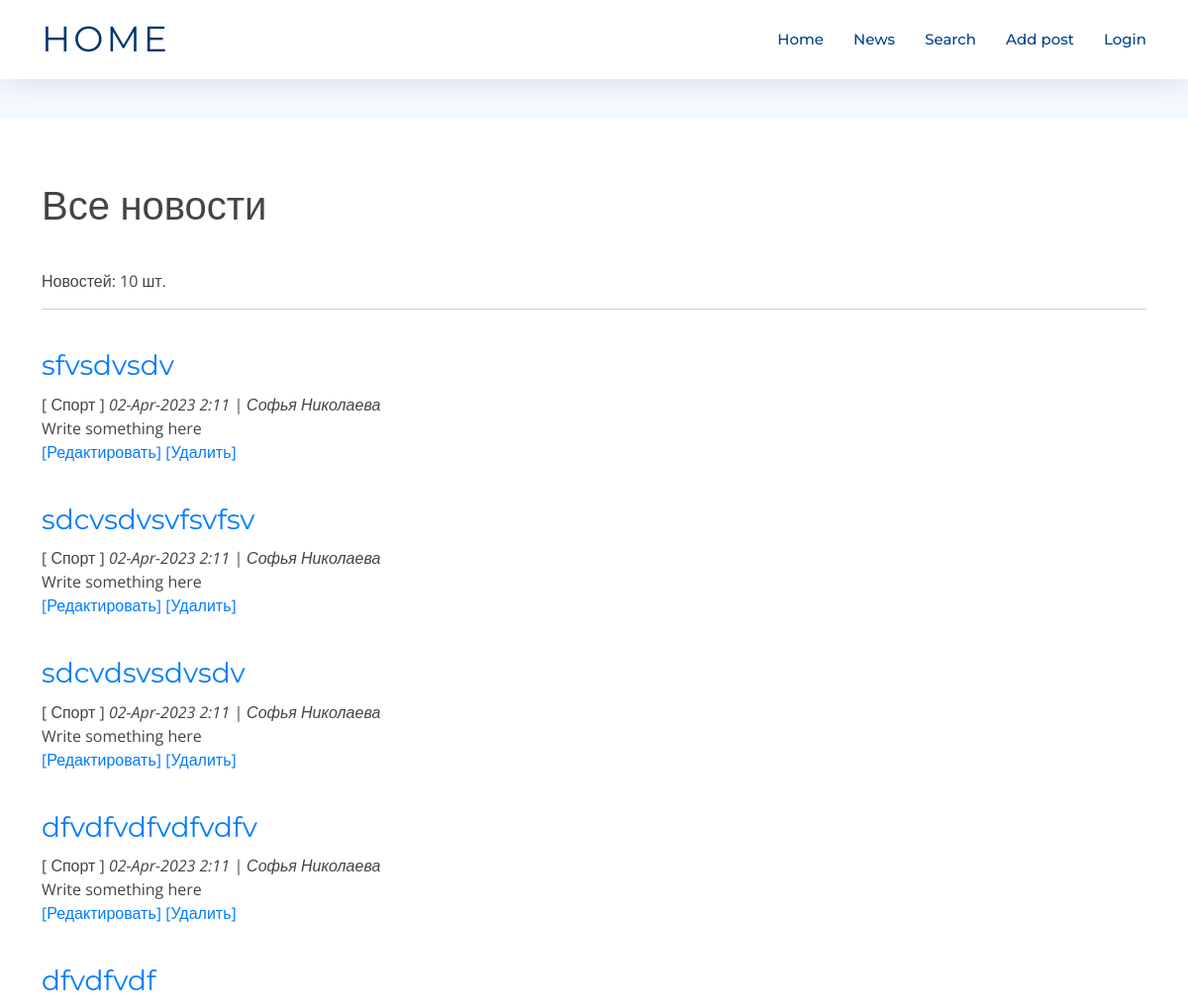
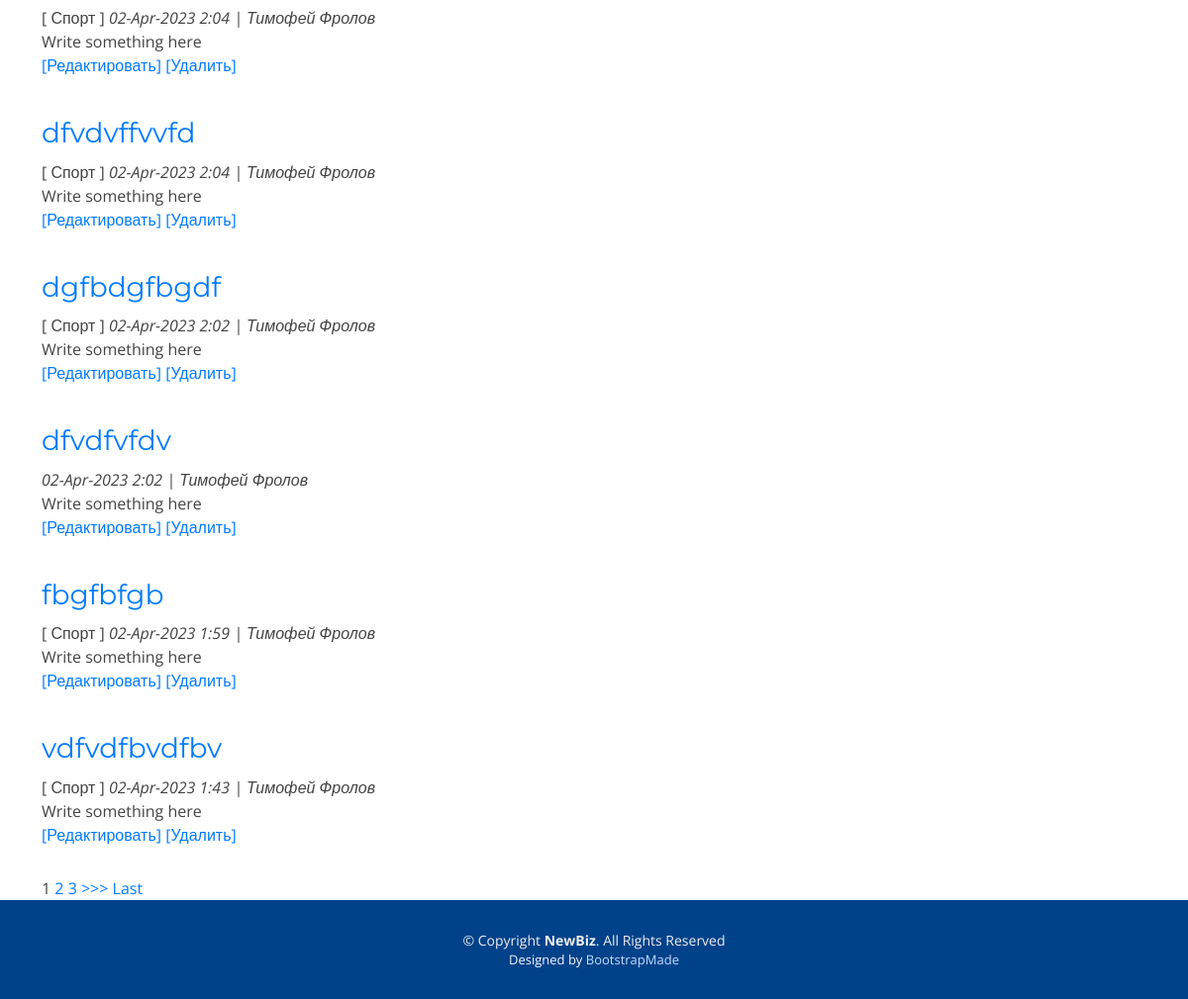
Before: /news/ with the older database file (2 pictures, top to bottom).
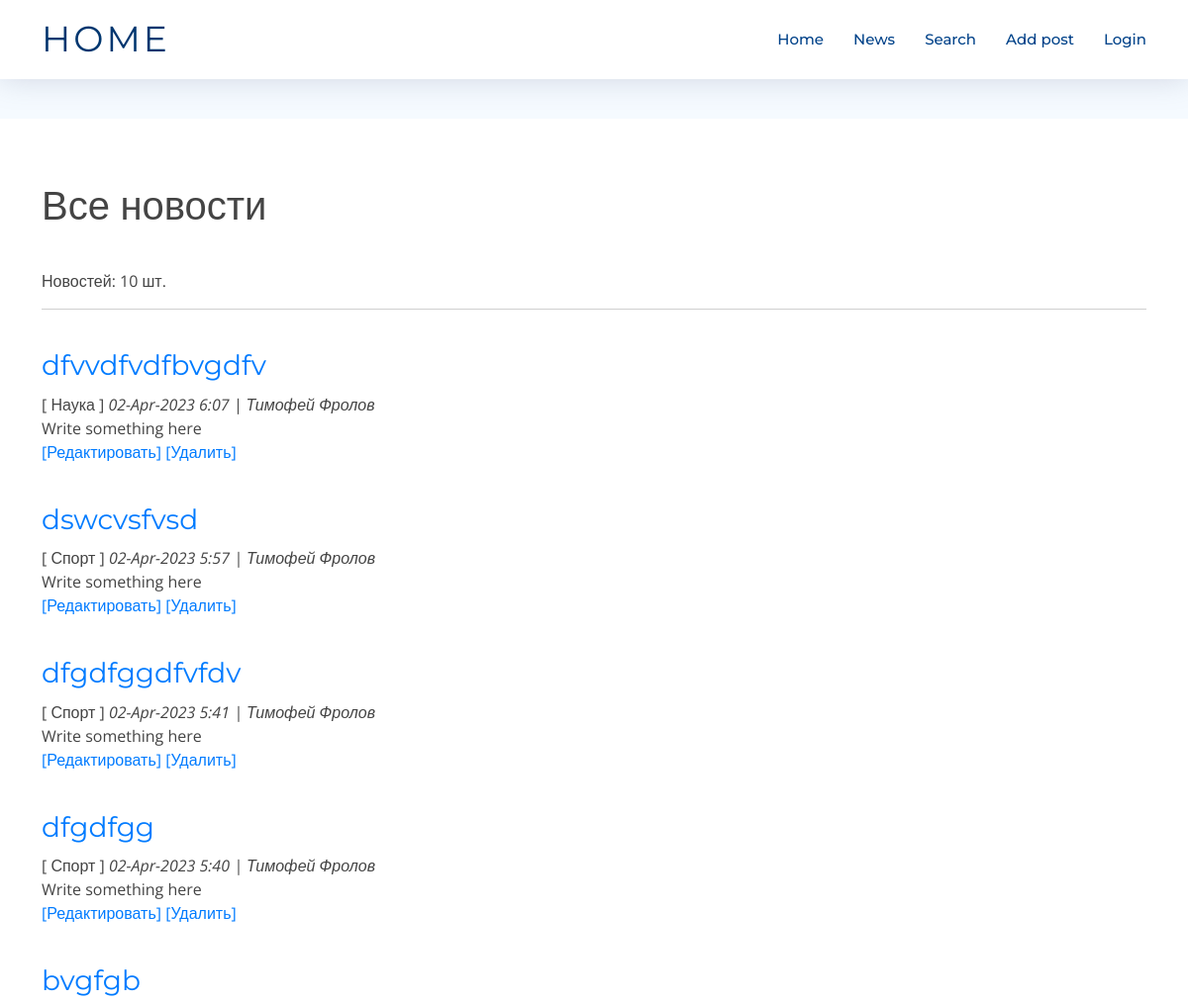
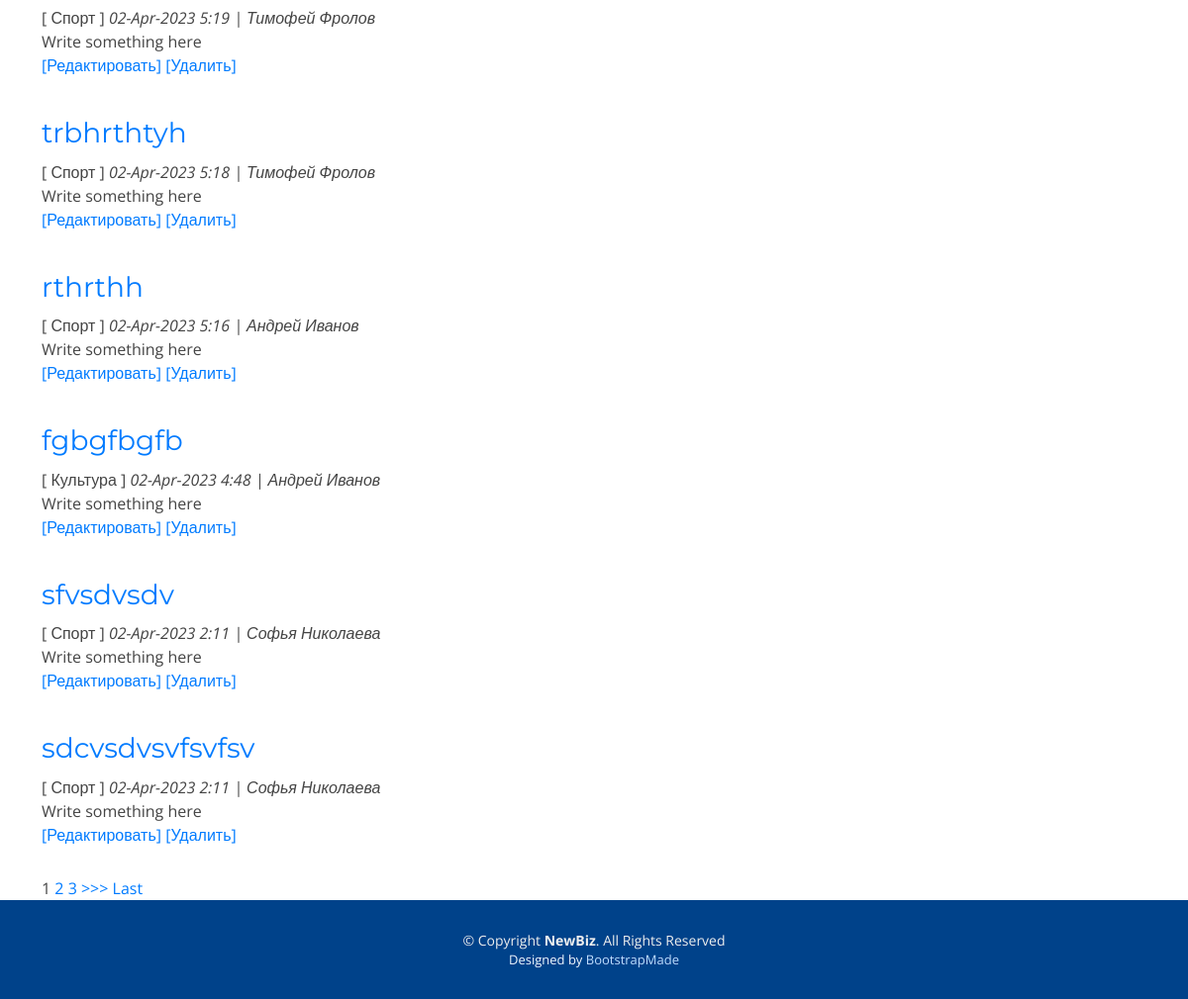
After: the same page with the newer database file (2 pictures, top to bottom).
### news/models.py (models this page shows, shortened)
class Post(models.Model):
    author = models.ForeignKey(Author, null=False, on_delete = models.CASCADE)
    article = 'ar'
    news = 'nw'
    TYPES = [
        (article, 'Статья'),
        (news, 'Новость'),
    ]
    type = models.CharField(max_length = 2,
                                choices = TYPES,
                                default = news)
    creation_date_time = models.DateTimeField(auto_now_add = True)
    category = models.ManyToManyField(Category, through = 'PostCategory')
    header = models.CharField(max_length=255, null=False)
    main_text = models.TextField()
    rating = models.IntegerField(default=0)

class Category(models.Model):
    name = models.CharField(unique=True, max_length=255, null=False)
    user = models.ManyToManyField(User, through = 'UsersSubscribed')
    def __str__(self):
        return f'{self.name}'

class Author(models.Model):
    username = models.OneToOneField(User, on_delete=models.CASCADE)
    user_rating = models.IntegerField(default=0)

### news/views.py (the view, shortened to what this page needs)
# urls.py: path('', cache_page(60*5) (PostsList.as_view())),
class PostsList(ListView):
    model = Post
    template_name = 'posts.html'
    context_object_name = 'posts'
    queryset = Post.objects.order_by('-id')
    paginate_by = 10
    form_class = PostForm
    fields = '__all__'
    def get_context_data(self, **kwargs):
        context = super().get_context_data(**kwargs)
        context['categories'] = Category.objects.all()
        context['authors'] = Author.objects.all()
        context['types'] = Post.TYPES
        context['form'] = PostForm()
        return context

### news/templatetags/custom_filters.py (called while the page is built)
@register.filter(name='censor')
def censor(value):
    return " ".join([word[0] + "*"*(len(word)-2) + word[-1] if word.lower() in stop_words.filter_words else word for word in value.split()])

### templates/posts.html (shortened to what this page needs)
{% extends 'flatpages/default.html' %}
{% load custom_filters %}
{% block content %}
<h1>Все новости</h1>
    Новостей: {{ posts | length}} шт.
    <hr>
    {% if posts %}
        {% for post in posts %}
            <span><h3><a href="{{ post.id }}">{{ post.header | censor  }} </a></h3>
            <p>
                {% for each in post.category.filter %}
                [ {{each}} ]
                {% endfor %}
                 <i>{{ post.creation_date_time| date:'d-M-Y g:i' }} |
                  {{ post.author.username.first_name}} {{ post.author.username.last_name}}</i><br>
            {{ post.main_text|censor|truncatechars:50 }}
            <br>
            <a href="{% url 'edit_post' post.id %}">[Редактировать]</a>
            <a href="{% url 'delete_post' post.id %}">[Удалить]</a>
            </p>
            </span>
        {% endfor %}
    {% else %}
        <h2>Новостей нет!</h2>
    {% endif %}
    {% if is_paginated %}
        {% for num in page_obj.paginator.page_range %}
            {% if page_obj.number == num %}
                <a>{{ num }}</a>
            {% elif num > page_obj.number|add:'-3' and num < page_obj.number|add:'3' %}
                <a href="?page={{ num }}">{{ num }}</a>
            {% endif %}
        {% endfor %}
        {% if page_obj.has_next %}
            <a href="?page={{ page_obj.next_page_number }}">>>></a>
            <a href="?page={{ page_obj.paginator.num_pages }}">Last</a>
        {% endif %}
    {% endif %}
{% endblock content %}

Changed rows visible on the page:
no longer on this page (row unchanged): Post: header|censor "sdcvdsvsdvsdv", creation_date_time "02-Apr-2023 2:11", author.username.first_name "Софья", author.username.last_name "Николаева", main_text|censor "Write something here", Category (name "Спорт")
no longer on this page (row unchanged): Post: header|censor "dfvdfvdfvdfvdfv", creation_date_time "02-Apr-2023 2:11", author.username.first_name "Софья", author.username.last_name "Николаева", main_text|censor "Write something here", Category (name "Спорт")
no longer on this page (row unchanged): Post: header|censor "dfvdfvdf", creation_date_time "02-Apr-2023 2:04", author.username.first_name "Тимофей", author.username.last_name "Фролов", main_text|censor "Write something here", Category (name "Спорт")
no longer on this page (row unchanged): Post: header|censor "dfvdvffvvfd", creation_date_time "02-Apr-2023 2:04", author.username.first_name "Тимофей", author.username.last_name "Фролов", main_text|censor "Write something here", Category (name "Спорт")
no longer on this page (row unchanged): Post: header|censor "dgfbdgfbgdf", creation_date_time "02-Apr-2023 2:02", author.username.first_name "Тимофей", author.username.last_name "Фролов", main_text|censor "Write something here", Category (name "Спорт")
no longer on this page (row unchanged): Post: header|censor "dfvdfvfdv", creation_date_time "02-Apr-2023 2:02", author.username.first_name "Тимофей", author.username.last_name "Фролов", main_text|censor "Write something here"
no longer on this page (row unchanged): Post: header|censor "fbgfbfgb", creation_date_time "02-Apr-2023 1:59", author.username.first_name "Тимофей", author.username.last_name "Фролов", main_text|censor "Write something here", Category (name "Спорт")
no longer on this page (row unchanged): Post: header|censor "vdfvdfbvdfbv", creation_date_time "02-Apr-2023 1:43", author.username.first_name "Тимофей", author.username.last_name "Фролов", main_text|censor "Write something here", Category (name "Спорт")
added Post: header|censor "dfvvdfvdfbvgdfv", creation_date_time "02-Apr-2023 6:07", author.username.first_name "Тимофей", author.username.last_name "Фролов", main_text|censor "Write something here"
now on this page (row unchanged): Category: name "Наука", shown under "dfvvdfvdfbvgdfv"
added Post: header|censor "dswcvsfvsd", creation_date_time "02-Apr-2023 5:57", author.username.first_name "Тимофей", author.username.last_name "Фролов", main_text|censor "Write something here", Category (name "Спорт")
added Post: header|censor "dfgdfggdfvfdv", creation_date_time "02-Apr-2023 5:41", author.username.first_name "Тимофей", author.username.last_name "Фролов", main_text|censor "Write something here", Category (name "Спорт")
added Post: header|censor "dfgdfgg", creation_date_time "02-Apr-2023 5:40", author.username.first_name "Тимофей", author.username.last_name "Фролов", main_text|censor "Write something here", Category (name "Спорт")
added Post: header|censor "bvgfgb", creation_date_time "02-Apr-2023 5:19", author.username.first_name "Тимофей", author.username.last_name "Фролов", main_text|censor "Write something here", Category (name "Спорт")
added Post: header|censor "trbhrthtyh", creation_date_time "02-Apr-2023 5:18", author.username.first_name "Тимофей", author.username.last_name "Фролов", main_text|censor "Write something here", Category (name "Спорт")
added Post: header|censor "rthrthh", creation_date_time "02-Apr-2023 5:16", author.username.first_name "Андрей", author.username.last_name "Иванов", main_text|censor "Write something here", Category (name "Спорт")
added Post: header|censor "fgbgfbgfb", creation_date_time "02-Apr-2023 4:48", author.username.first_name "Андрей", author.username.last_name "Иванов", main_text|censor "Write something here"
now on this page (row unchanged): Category: name "Культура", shown under "fgbgfbgfb"
